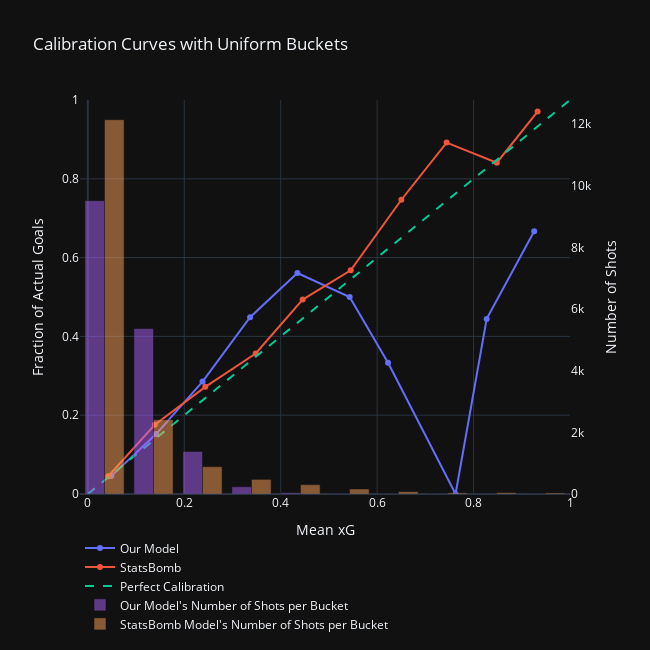

Notebook cell for this chart:
### Code cell
fig = go.Figure()
fig.update_layout(template='plotly_dark')

#plot calibration curve for our model with 10 uniform buckets (each bucket has equal width across prediction space)
prob_true, prob_pred = calibration_curve(y_test, predictions_test, n_bins=10)
fig.add_trace(go.Scatter(x=prob_pred, y=prob_true, mode='markers+lines', name='Our Model'))

#plot calibration curve for StatsBomb model with 10 uniform buckets (each bucket has equal width across prediction space)
prob_true, prob_pred = calibration_curve(y_test, sbxg_test, n_bins=10)
fig.add_trace(go.Scatter(x=prob_pred, y=prob_true, mode='markers+lines', name='StatsBomb'))

#plot calibration curve for perfect calibration
fig.add_trace(go.Scatter(x=np.linspace(0, 1, 10), y=np.linspace(0, 1, 10), mode='lines', line=dict(dash='dash'), name='Perfect Calibration'))

#histogram for number of our model's predictions in each bucket
predictions_test_binned = np.digitize(predictions_test, bins=np.linspace(0, 1, 11)) - 1
bin_labels = [f"{(i / 10)}" for i in range(1,11)]
bin_counts = np.bincount(predictions_test_binned, minlength=10)

fig.add_trace(go.Bar(x=bin_labels, y=bin_counts, name="Our Model's Number of Shots per Bucket", yaxis='y2', xaxis='x2', opacity=0.5))

#histogram for number of StatsBomb model's predictions in each bucket
sbxg_test_binned = np.digitize(sbxg_test, bins=np.linspace(0, 1, 11)) - 1
bin_labels = [f"{(i / 10)}" for i in range(1,11)]
bin_counts = np.bincount(sbxg_test_binned, minlength=10)

fig.add_trace(go.Bar(x=bin_labels, y=bin_counts, name="StatsBomb Model's Number of Shots per Bucket", yaxis='y2', xaxis='x2', opacity=0.5))

fig.update_layout(
    title='Calibration Curves with Uniform Buckets',
    xaxis_title='Mean xG',
    yaxis={
        'range': [0, 1],
        'title': 'Fraction of Actual Goals'
    },
    yaxis2={
        'title': 'Number of Shots',
        'overlaying': 'y',
        'side': 'right',
        'showgrid':False,
    },
    xaxis2={
        'overlaying': 'x',
        'side': 'top',
        'showgrid':False,
        'showticklabels':False
    },
    legend=dict(
        orientation='h',  
    ),
    width=650,
    height=650
)

fig.show()

### Figure 1 — Plotly figure (JSON) as saved in the notebook; plotly's stock layout.template omitted (floating-point values rounded to 4 significant figures)
{"data": [{"mode": "markers+lines", "name": "Our Model", "type": "scatter", "x": [0.04868, 0.1416, 0.2379, 0.3366, 0.4347, 0.543, 0.6227, 0.7627, 0.8272, 0.9258], "y": [0.0454, 0.1522, 0.2854, 0.4487, 0.561, 0.5, 0.3333, 0, 0.4444, 0.6667]}, {"mode": "markers+lines", "name": "StatsBomb", "type": "scatter", "x": [0.04236, 0.1388, 0.2437, 0.3481, 0.4456, 0.5452, 0.6502, 0.7441, 0.8482, 0.9329], "y": [0.04505, 0.1759, 0.272, 0.3565, 0.4934, 0.5679, 0.7468, 0.8919, 0.8409, 0.9706]}, {"line": {"dash": "dash"}, "mode": "lines", "name": "Perfect Calibration", "type": "scatter", "x": [0, 0.1111, 0.2222, 0.3333, 0.4444, 0.5556, 0.6667, 0.7778, 0.8889, 1], "y": [0, 0.1111, 0.2222, 0.3333, 0.4444, 0.5556, 0.6667, 0.7778, 0.8889, 1]}, {"name": "Our Model's Number of Shots per Bucket", "opacity": 0.5, "type": "bar", "x": ["0.1", "0.2", "0.3", "0.4", "0.5", "0.6", "0.7", "0.8", "0.9", "1.0"], "xaxis": "x2", "y": [9516, 5369, 1377, 234, 41, 10, 3, 5, 9, 6], "yaxis": "y2"}, {"name": "StatsBomb Model's Number of Shots per Bucket", "opacity": 0.5, "type": "bar", "x": ["0.1", "0.2", "0.3", "0.4", "0.5", "0.6", "0.7", "0.8", "0.9", "1.0"], "xaxis": "x2", "y": [12141, 2411, 886, 474, 302, 162, 79, 37, 44, 34], "yaxis": "y2"}], "layout": {"height": 650, "legend": {"orientation": "h"}, "title": {"text": "Calibration Curves with Uniform Buckets"}, "width": 650, "xaxis": {"title": {"text": "Mean xG"}}, "xaxis2": {"overlaying": "x", "showgrid": false, "showticklabels": false, "side": "top"}, "yaxis": {"range": [0, 1], "title": {"text": "Fraction of Actual Goals"}}, "yaxis2": {"overlaying": "y", "showgrid": false, "side": "right", "title": {"text": "Number of Shots"}}}}
